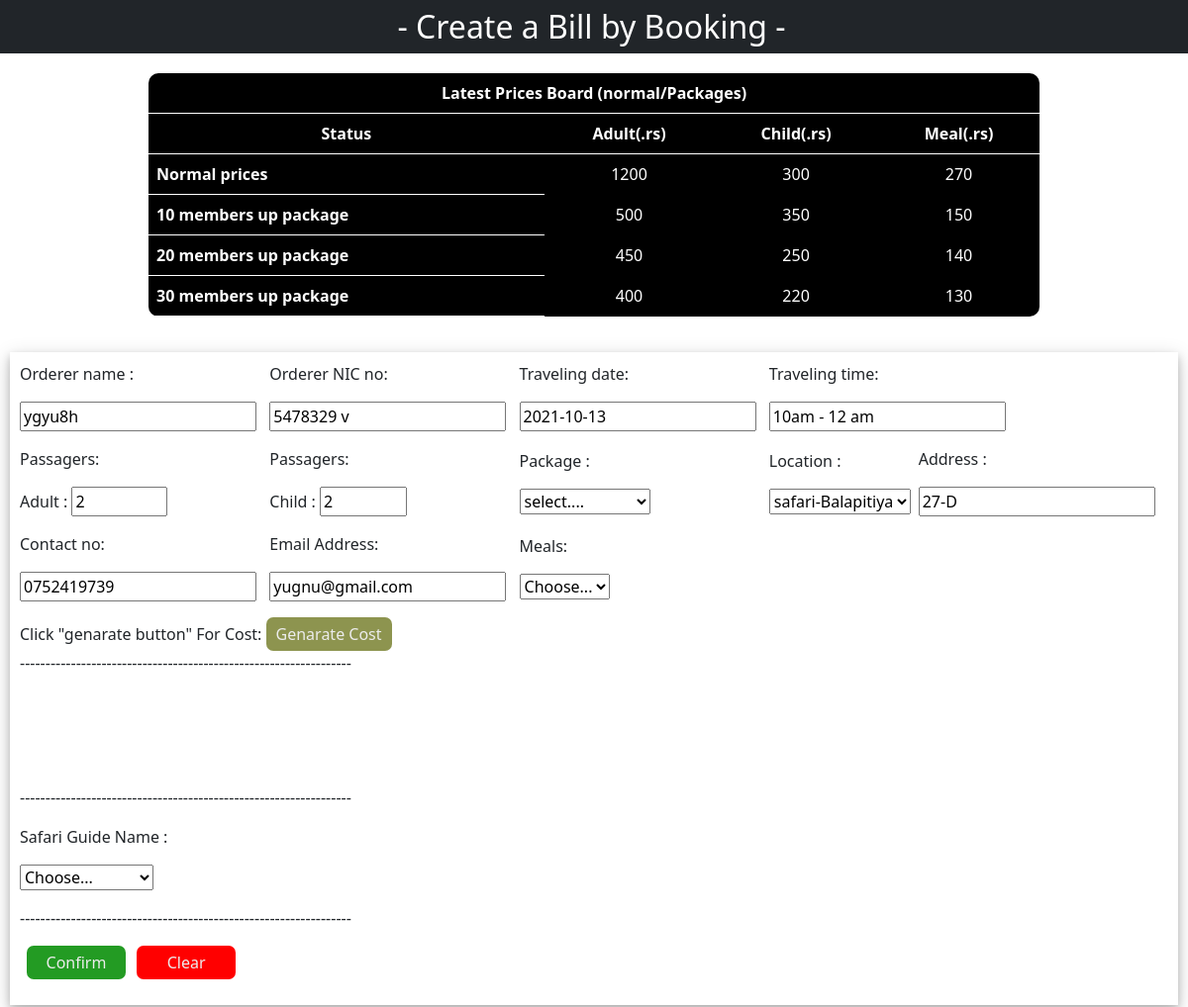
The page /Booking-section/billing-convert.php?id=28 on the database its author committed.
### tables this page shows
CREATE TABLE `prices` (
  `ID` int(11) NOT NULL,
  `Adult` varchar(50) NOT NULL,
  `child` varchar(50) NOT NULL,
  `meal` varchar(50) NOT NULL
);

CREATE TABLE `booking` (
  `bill_ID` int(40) NOT NULL,
  `Orderer_name` varchar(100) NOT NULL,
  `Orderer_ID` varchar(100) NOT NULL,
  `Booking_date` text NOT NULL,
  `Booking_time` varchar(50) NOT NULL,
  `Adult` int(50) NOT NULL,
  `Child` int(60) NOT NULL,
  `package` varchar(100) NOT NULL,
  `Location` varchar(60) NOT NULL,
  `Address` varchar(100) NOT NULL,
  `Contact_no` varchar(60) NOT NULL,
  `Email` varchar(60) NOT NULL,
  `Meals` varchar(60) NOT NULL,
  `Adult_cost` varchar(60) NOT NULL,
  `Child_cost` varchar(60) NOT NULL,
  `Meal_cost` varchar(60) NOT NULL,
  `Total_cost` varchar(60) NOT NULL,
  `Ontime` varchar(100) NOT NULL
);

### Booking-section/billing-convert.php (the view, shortened to what this page needs)
<!DOCTYPE html>
<html lang="en">
<head>
    <link rel="stylesheet" href="./billing-convert.css?v=<?php echo time(); ?> ">
    <link href="https://cdn.jsdelivr.net/npm/bootstrap@5.1.0/dist/css/bootstrap.min.css" rel="stylesheet">
    <link rel="stylesheet" href="../Billing-section/billing.css?v=<?php echo time(); ?>">
</head>
<body>
<div class="container-fluid">
    <div class="row text-center pt-2 bg-dark" id="row1">
    <h2>- Create a Bill by Booking -</h2>
    </div>
    <div class="row" id="row-price">
<table class="table" id="price-board">
<tr >
    <th colspan="4">Latest Prices Board (normal/Packages)</th>
</tr>
<tr>
    <th>Status</th>
    <th>Adult(.rs)</th>
    <th>Child(.rs)</th>
    <th>Meal(.rs)</th>
</tr>
<tr>
    <th  id="topic-table">Normal prices </th>
    <?php
          $connection = mysqli_connect('localhost', 'root', '', 'captaincruise');
          $sql = "SELECT * FROM prices where id=1 order by ID desc";
          $result = mysqli_query($connection , $sql);
          while($row = mysqli_fetch_array($result)){
   echo" <td>".$row['Adult']."</td>";
   echo"<td >".$row['child']."</td>";
    echo"<td>".$row['meal']."</td>";
  };
  ?>
</tr>
<tr>
    <th id="topic-table">10 members up package </th>
    <?php
          $connection = mysqli_connect('localhost', 'root', '', 'captaincruise');
          $sql = "SELECT * FROM prices where id=2 order by ID desc";
          $result = mysqli_query($connection , $sql);
          while($row = mysqli_fetch_array($result)){
   echo" <td>".$row['Adult']."</td>";
   echo"<td>".$row['child']."</td>";
    echo"<td>".$row['meal']."</td>";
  };
  ?>
</tr>
<tr>
    <th id="topic-table">20 members up package </th>
    <?php
          $connection = mysqli_connect('localhost', 'root', '', 'captaincruise');
          $sql = "SELECT * FROM prices where id=3 order by ID desc";
          $result = mysqli_query($connection , $sql);
          while($row = mysqli_fetch_array($result)){
   echo" <td>".$row['Adult']."</td>";
   echo"<td>".$row['child']."</td>";
    echo"<td>".$row['meal']."</td>";
  };
  ?>
</tr>
<tr>
    <th id="topic-table">30 members up package </th>
    <?php
          $connection = mysqli_connect('localhost', 'root', '', 'captaincruise');
          $sql = "SELECT * FROM prices where id=4 order by ID desc";
          $result = mysqli_query($connection , $sql);
          while($row = mysqli_fetch_array($result)){
   echo" <td>".$row['Adult']."</td>";
   echo"<td>".$row['child']."</td>";
    echo"<td>".$row['meal']."</td>";
  };
  ?>
</tr>
</table>
</div>
    <div class="row" id="row2">
    <form action="billing-convert.php" method="POST" enctype="multipart/form-data" id="form-menu">
    <?php
echo"<div class='item-detail-container'>";
 echo"<div class='detail-row'>";
    echo "<div class='detail-col'>";
    $connection = mysqli_connect('localhost', 'root', '', 'captaincruise');
    if (isset($_GET['id'])){
        $id = $_GET['id'];
    $sql = "SELECT * FROM booking where bill_ID='$id'";
    $result = mysqli_query($connection , $sql);
    while($line = mysqli_fetch_array($result)){
        $nameO = $line['Orderer_name'] ;
        $nameid = $line['Orderer_ID'] ;
        $traveldate = $line['Booking_date'] ;
        $traveltime = $line['Booking_time'] ;
        $adultnum = $line['Adult'] ;
        $addressN = $line['Address'] ;
        $contactN = $line['Contact_no'] ;
        $emailN = $line['Email'] ;
echo '<table class="table" id="form-table">';
echo '<tr>';
echo '<td id="bill-form-td">';
echo '<p> Orderer name :</p>';
echo "<p><input type='text' name='orderer' id='Oname' value='$nameO'  readonly required ></p>";
echo '</td>';
echo '<td>';
echo '<p>Orderer NIC no:</p>';
echo "<p><input type='text' name='orderid' id='' value='$nameid' readonly required ></p>";
echo '</td>';
echo '<td>';
echo '<p>Traveling date:</p>';
echo "<p><input type='text' name='bookingdate' id='' value='$traveldate' readonly required></p>";
echo '</td>';
echo '<td colspan="2">';
echo '<p>Traveling time:</p>';
echo "<p><input type='text' name='bookingtime' id='bookingtime' value='$traveltime' readonly required></p>";
echo '</td>';
echo '</tr>';
echo '<tr>';
echo '<td>';
echo '<p>Passagers:</p>';
echo "<p>Adult : <input type='number' value='$adultnum'   name='adult' id='adult'  required min='0' max='100' placeholder='0'   ></p>";
echo '</td>';
echo '<td>';
echo '<p>Passagers: </p>';
echo "<p>Child : <input type='number' name='child' value='$adultnum' id='child' min='0' max='20' placeholder='0'  required  ></p>";
echo '</td>';
echo '<td>';
echo '<p>Package :</p>';
echo '<p> <select id="package" name="package" >';
echo '<option hidden>select....</option>';
echo '</select></p>';
echo '</td>';
echo '<td>';
echo '<p>Location :</p>';
echo '<p> <select id="location" name="location" >';
echo '<option value="Madu" selected>safari-Balapitiya</option>';
echo '</select></p>';
echo '</td>';
echo '<td>';
echo '<p>Address :</p>';
echo "<p> <input type='text' name='Address' id='' value='$addressN'   required></p>";
echo '</td>';
echo '</tr>';
echo '<tr>';
echo '<td>';
echo '<p>Contact no:</p>';
echo "<p> <input type='text' name='contact' id='' value='$contactN'  required></p>";
echo '</td>';
echo '<td>';
echo '<p>Email Address:</p>';
echo "<p><input type='text' name='email' id=''  value='$emailN'    required></p>";
echo '</td>';
echo '<td>';
echo '<p>Meals:</p>';
echo '<p><select id="meal" name="meal" >';
echo '<option hidden>Choose...</option>';
echo '</select></p>';
echo '</td>';
echo '</tr>';
echo '<tr>';
echo '<td colspan="2">';
echo 'Click "genarate button" For Cost: <input type="button" onclick="genarate()" value="Genarate Cost" id="cost-btn">';
echo '</td>';
echo '</tr>';
echo '<tr>';
echo '<td colspan="5">';
echo '<p>-----------------------------------------------------------------';
echo '</p>';
echo '</td>';
echo '</tr>';
echo '<tr id="count">';
echo '<td  id="ad"></td>';
echo '<td><input type="text" name="adcost" id="ad-cost" required readonly  ></td>';
echo '</tr>';
echo '<tr  id="count">';
echo '<td id="chi-pass-co"></td>';
echo '<td><input type="text" name="chicost" id="chi-cost" required readonly  ></td>';
echo '</tr>';
echo '<tr id="count">';
echo '<td id="pass-meal-co"><p id="pass-meal-co"></p></td>';
echo '<td><input type="text" name="mealcost" id="meal-cost"  required readonly ></td>';
echo '</tr>';
echo '<tr id="count">';
echo '<td id="tot-pass-cost"></td>';
echo '<td><input type="text" name="totalcost" id="total-cost"required readonly  ></td>';
echo '</tr>';
echo '<tr>';
echo '<td colspan="5">';
echo '<p>-----------------------------------------------------------------';
echo '</p>';
echo '</td>';
echo '</tr>';
echo '<tr>';
echo '<td>';
echo '<p> Safari Guide Name :</p>';
echo '<p><select id="guide" name="guide" required >';
echo '<option hidden>Choose...</option>';
$connection = mysqli_connect('localhost', 'root', '', 'captaincruise');
$sql = "SELECT * FROM employee where Position='Guide' ";
$result = mysqli_query($connection , $sql);
echo '</select></p>';
echo '</td>';
echo '</tr>';
echo '<tr>';
echo '<td colspan="5">';
echo '<p>-----------------------------------------------------------------';
echo '</p>';
echo '</td>';
echo '<tr>';
echo '<td colspan="2">';
echo '<input type="submit" name="submit" value="Confirm" id="confirm-btn"> <input type="reset" value="Clear" onclick="Clean()" id="clear-btn">';
echo '</td>';
echo '</tr>';
echo '</table>';
    }
}
?>
   </form>
    </div>
</div>
</body>
</html>

### Booking-section/billing-convert.css (style rules this page uses)
#row1 { color: white; }

### Billing-section/billing.css (style rules this page uses)
#row1 { padding-top: 10px; background-color: #2b791b; padding-left: 5px; padding-right: 10px; }
#row2 { margin-top: 10px; display: -moz-inline-grid; grid-auto-rows: 150px; grid-gap: 10px; padding: 10px; -webkit-box-pack: center; -ms-flex-pack: center; justify-content: center; }
#row-price { margin-top: 20px; -webkit-box-pack: center; -ms-flex-pack: center; justify-content: center; }
#price-board { width: 900px; background: black; color: white; }
#price-board tr, th { text-align: center; -webkit-transition: ease-in-out 0.2s; transition: ease-in-out 0.2s; }
#topic-table { text-align: left; }
#price-board tr, td { border: none; outline: none; }
#form-table td { border: none; margin: 0px; padding: 0px; vertical-align: middle; }
#confirm-btn { background-color: #239b23; padding: 5px 10px; color: #ececec; outline: none; border: none; border-radius: 7px; cursor: pointer; margin-left: 7px; width: 100px; }
#clear-btn { background-color: red; margin-left: 7px; padding: 5px 10px; color: #ececec; outline: none; border: none; border-radius: 7px; cursor: pointer; width: 100px; }
#cost-btn { background-color: rgba(137, 145, 73, 0.966); padding: 5px 10px; color: #ececec; outline: none; border: none; border-radius: 7px; cursor: pointer; }
#count { line-height: 15px; }
#count td { padding: 0px; }
table { background-color: white; border-radius: 10px; }
#total-cost { color: red; }
#ad-cost, #chi-cost, #meal-cost, #total-cost { outline: none; background-color: white; border: none; }
#form-menu { padding: 10px; -webkit-box-shadow: 0 4px 8px 0 rgba(0, 0, 0, 0.2), 0 6px 20px 0 rgba(0, 0, 0, 0.19); box-shadow: 0 4px 8px 0 rgba(0, 0, 0, 0.2), 0 6px 20px 0 rgba(0, 0, 0, 0.19); }

### rows shown on the page
prices: Adult "1200", child "300", meal "270"
prices: Adult "500", child "350", meal "150"
prices: Adult "450", child "250", meal "140"
prices: Adult "400", child "220", meal "130"
booking: orderer "ygyu8h", orderid "5478329 v", bookingdate "2021-10-13", bookingtime "10am - 12 am", adult "2", child "2", Address "27-D", contact "0752419739", email "yugnu@gmail.com"
